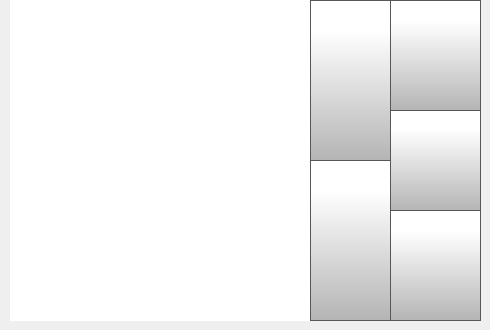
    <widget class="QWidget" name="fileListLocalPage">
     <widget class="QListWidget" name="fileListWidget">
      <property name="geometry">
       <rect>
        <x>10</x>
        <y>0</y>
        <width>311</width>
        <height>321</height>
       </rect>
      </property>
      <property name="font">
       <font>
        <family>Gotham</family>
        <pointsize>17</pointsize>
       </font>
      </property>
      <property name="styleSheet">
       <string notr="true">

QListView {
    show-decoration-selected: 1; /* make the selection span the entire width
 of the view */
	background-color: rgb(255, 255, 255);
outline: none;
}

QListView::item:!selected {
	color: black;
outline: none;
}

QListView::item:selected {
    border:  rgb(182, 182, 182);
	color: rgb(255, 255, 255);
	background-color: rgb(40, 40, 40);
outline: none;
}

QListView::item:selected:!active {
     border: 1px solid rgb(182, 182, 182);
	background-color: rgb(40,40,40);
outline: none;

}

QListView::item:selected:active {
     border: 1px solid  rgb(182, 182, 182);
	background-color: rgb(40,40,40);
outline: none;
}

QListView::item:selected:focus {
	outline: none;
}
</string>
      </property>
      <property name="frameShape">
       <enum>QFrame::NoFrame</enum>
      </property>
      <property name="frameShadow">
       <enum>QFrame::Plain</enum>
      </property>
      <property name="verticalScrollBarPolicy">
       <enum>Qt::ScrollBarAlwaysOff</enum>
      </property>
      <property name="horizontalScrollBarPolicy">
       <enum>Qt::ScrollBarAlwaysOff</enum>
      </property>
      <property name="autoScrollMargin">
       <number>4</number>
      </property>
      <property name="verticalScrollMode">
       <enum>QAbstractItemView::ScrollPerItem</enum>
      </property>
      <property name="spacing">
       <number>8</number>
      </property>
     </widget>
     <widget class="QPushButton" name="localStorageBackButton">
      <property name="geometry">
       <rect>
        <x>390</x>
        <y>210</y>
        <width>91</width>
        <height>111</height>
       </rect>
      </property>
      <property name="minimumSize">
       <size>
        <width>0</width>
        <height>0</height>
       </size>
      </property>
      <property name="font">
       <font>
        <family>Gotham Light</family>
        <pointsize>9</pointsize>
       </font>
      </property>
      <property name="styleSheet">
       <string notr="true">QPushButton {
        border: 1px solid rgb(87, 87, 87);
	background-color: qlineargradient(spread:pad, x1:0, y1:1, x2:0, y2:0.188, stop:0 rgba(180, 180, 180, 255), stop:1 rgba(255, 255, 255, 255));


}

QPushButton:pressed {
    background-color: qlineargradient(x1: 0, y1: 0, x2: 0, y2: 1,
                                      stop: 0 #dadbde, stop: 1 #f6f7fa);
}

QPushButton:flat {
    border: none; /* no border for a flat push button */
}

QPushButton:default {
    border-color: navy; /* make the default button prominent */
}

QPushButton:focus {
	outline: none;
}</string>
      </property>
      <property name="text">
       <string/>
      </property>
      <property name="icon">
       <iconset>
        <normaloff>templates/img/arrows-4.png</normaloff>templates/img/arrows-4.png</iconset>
      </property>
      <property name="iconSize">
       <size>
        <width>50</width>
        <height>50</height>
       </size>
      </property>
      <property name="checkable">
       <bool>false</bool>
      </property>
      <property name="autoDefault">
       <bool>false</bool>
      </property>
      <property name="default">
       <bool>false</bool>
      </property>
      <property name="flat">
       <bool>false</bool>
      </property>
     </widget>
     <widget class="QPushButton" name="localStorageSelectButton">
      <property name="geometry">
       <rect>
        <x>390</x>
        <y>0</y>
        <width>91</width>
        <height>111</height>
       </rect>
      </property>
      <property name="minimumSize">
       <size>
        <width>0</width>
        <height>0</height>
       </size>
      </property>
      <property name="font">
       <font>
        <family>Gotham Light</family>
        <pointsize>9</pointsize>
       </font>
      </property>
      <property name="styleSheet">
       <string notr="true">QPushButton {
     border: 1px solid rgb(87, 87, 87);
	background-color: qlineargradient(spread:pad, x1:0, y1:1, x2:0, y2:0.188, stop:0 rgba(180, 180, 180, 255), stop:1 rgba(255, 255, 255, 255));


}

QPushButton:pressed {
    background-color: qlineargradient(x1: 0, y1: 0, x2: 0, y2: 1,
                                      stop: 0 #dadbde, stop: 1 #f6f7fa);
}

QPushButton:flat {
    border: none; /* no border for a flat push button */
}

QPushButton:default {
    border-color: navy; /* make the default button prominent */
}

QPushButton:focus {
	outline: none;
}</string>
      </property>
      <property name="text">
       <string/>
      </property>
      <property name="icon">
       <iconset>
        <normaloff>templates/img/verification-mark.png</normaloff>templates/img/verification-mark.png</iconset>
      </property>
      <property name="iconSize">
       <size>
        <width>50</width>
        <height>50</height>
       </size>
      </property>
      <property name="checkable">
       <bool>false</bool>
      </property>
      <property name="autoDefault">
       <bool>false</bool>
      </property>
      <property name="default">
       <bool>false</bool>
      </property>
      <property name="flat">
       <bool>false</bool>
      </property>
     </widget>
     <widget class="QPushButton" name="localStorageScrollDown">
      <property name="geometry">
       <rect>
        <x>310</x>
        <y>160</y>
        <width>81</width>
        <height>161</height>
       </rect>
      </property>
      <property name="minimumSize">
       <size>
        <width>0</width>
        <height>0</height>
       </size>
      </property>
      <property name="font">
       <font>
        <family>Gotham Light</family>
        <pointsize>9</pointsize>
       </font>
      </property>
      <property name="styleSheet">
       <string notr="true">QPushButton {
     border: 1px solid rgb(87, 87, 87);
	background-color: qlineargradient(spread:pad, x1:0, y1:1, x2:0, y2:0.188, stop:0 rgba(180, 180, 180, 255), stop:1 rgba(255, 255, 255, 255));


}

QPushButton:pressed {
    background-color: qlineargradient(x1: 0, y1: 0, x2: 0, y2: 1,
                                      stop: 0 #dadbde, stop: 1 #f6f7fa);
}

QPushButton:flat {
    border: none; /* no border for a flat push button */
}

QPushButton:default {
    border-color: navy; /* make the default button prominent */
}

QPushButton:focus {
	outline: none;
}</string>
      </property>
      <property name="text">
       <string/>
      </property>
      <property name="icon">
       <iconset>
        <normaloff>templates/img/arrows-5.png</normaloff>templates/img/arrows-5.png</iconset>
      </property>
      <property name="iconSize">
       <size>
        <width>40</width>
        <height>40</height>
       </size>
      </property>
      <property name="checkable">
       <bool>false</bool>
      </property>
      <property name="autoRepeat">
       <bool>true</bool>
      </property>
      <property name="autoExclusive">
       <bool>false</bool>
      </property>
      <property name="autoDefault">
       <bool>false</bool>
      </property>
      <property name="default">
       <bool>false</bool>
      </property>
      <property name="flat">
       <bool>false</bool>
      </property>
     </widget>
     <widget class="QPushButton" name="localStorageScrollUp">
      <property name="geometry">
       <rect>
        <x>310</x>
        <y>0</y>
        <width>81</width>
        <height>161</height>
       </rect>
      </property>
      <property name="minimumSize">
       <size>
        <width>0</width>
        <height>0</height>
       </size>
      </property>
      <property name="font">
       <font>
        <family>Gotham Light</family>
        <pointsize>9</pointsize>
       </font>
      </property>
      <property name="styleSheet">
       <string notr="true">QPushButton {

     border: 1px solid rgb(87, 87, 87);
	background-color: qlineargradient(spread:pad, x1:0, y1:1, x2:0, y2:0.188, stop:0 rgba(180, 180, 180, 255), stop:1 rgba(255, 255, 255, 255));

}

QPushButton:pressed {
    background-color: qlineargradient(x1: 0, y1: 0, x2: 0, y2: 1,
                                      stop: 0 #dadbde, stop: 1 #f6f7fa);
}

QPushButton:flat {
    border: none; /* no border for a flat push button */
}

QPushButton:default {
    border-color: navy; /* make the default button prominent */
}

QPushButton:focus {
	outline: none;
}</string>
      </property>
      <property name="text">
       <string/>
      </property>
      <property name="icon">
       <iconset>
        <normaloff>templates/img/arrows.png</normaloff>templates/img/arrows.png</iconset>
      </property>
      <property name="iconSize">
       <size>
        <width>40</width>
        <height>40</height>
       </size>
      </property>
      <property name="checkable">
       <bool>false</bool>
      </property>
      <property name="autoRepeat">
       <bool>true</bool>
      </property>
      <property name="autoExclusive">
       <bool>false</bool>
      </property>
      <property name="autoDefault">
       <bool>false</bool>
      </property>
      <property name="default">
       <bool>false</bool>
      </property>
      <property name="flat">
       <bool>false</bool>
      </property>
     </widget>
     <widget class="QPushButton" name="localStorageDeleteButton">
      <property name="geometry">
       <rect>
        <x>390</x>
        <y>110</y>
        <width>91</width>
        <height>101</height>
       </rect>
      </property>
      <property name="minimumSize">
       <size>
        <width>0</width>
        <height>0</height>
       </size>
      </property>
      <property name="font">
       <font>
        <family>Gotham Light</family>
        <pointsize>9</pointsize>
       </font>
      </property>
      <property name="styleSheet">
       <string notr="true">QPushButton {
     border: 1px solid rgb(87, 87, 87);
	background-color: qlineargradient(spread:pad, x1:0, y1:1, x2:0, y2:0.188, stop:0 rgba(180, 180, 180, 255), stop:1 rgba(255, 255, 255, 255));

}

QPushButton:pressed {
    background-color: qlineargradient(x1: 0, y1: 0, x2: 0, y2: 1,
                                      stop: 0 #dadbde, stop: 1 #f6f7fa);
}

QPushButton:flat {
    border: none; /* no border for a flat push button */
}

QPushButton:default {
    border-color: navy; /* make the default button prominent */
}

QPushButton:focus {
	outline: none;
}</string>
      </property>
      <property name="text">
       <string/>
      </property>
      <property name="icon">
       <iconset>
        <normaloff>templates/img/delete.png</normaloff>templates/img/delete.png</iconset>
      </property>
      <property name="iconSize">
       <size>
        <width>50</width>
        <height>50</height>
       </size>
      </property>
      <property name="checkable">
       <bool>false</bool>
      </property>
      <property name="autoDefault">
       <bool>false</bool>
      </property>
      <property name="default">
       <bool>false</bool>
      </property>
      <property name="flat">
       <bool>false</bool>
      </property>
     </widget>
    </widget>
